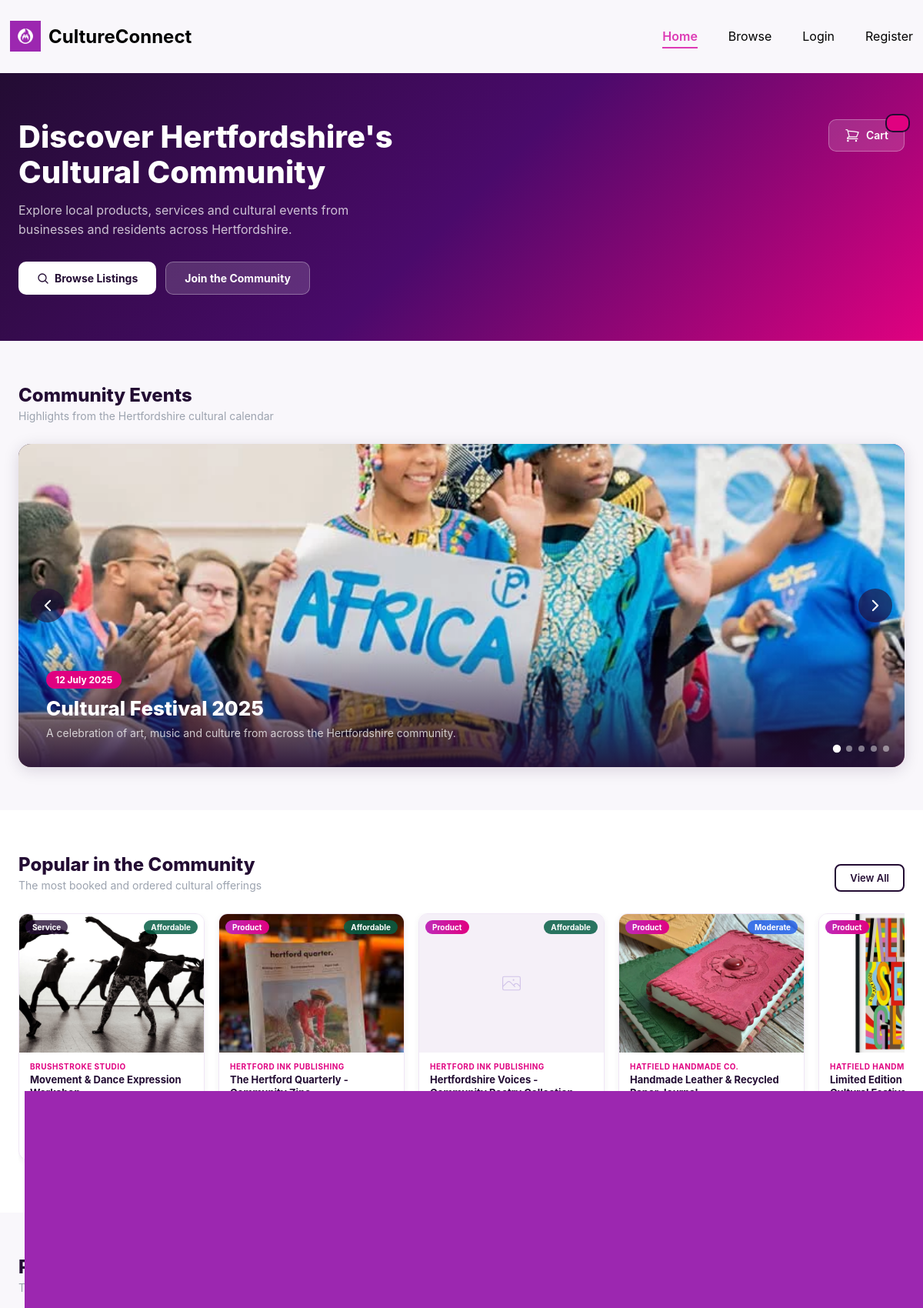
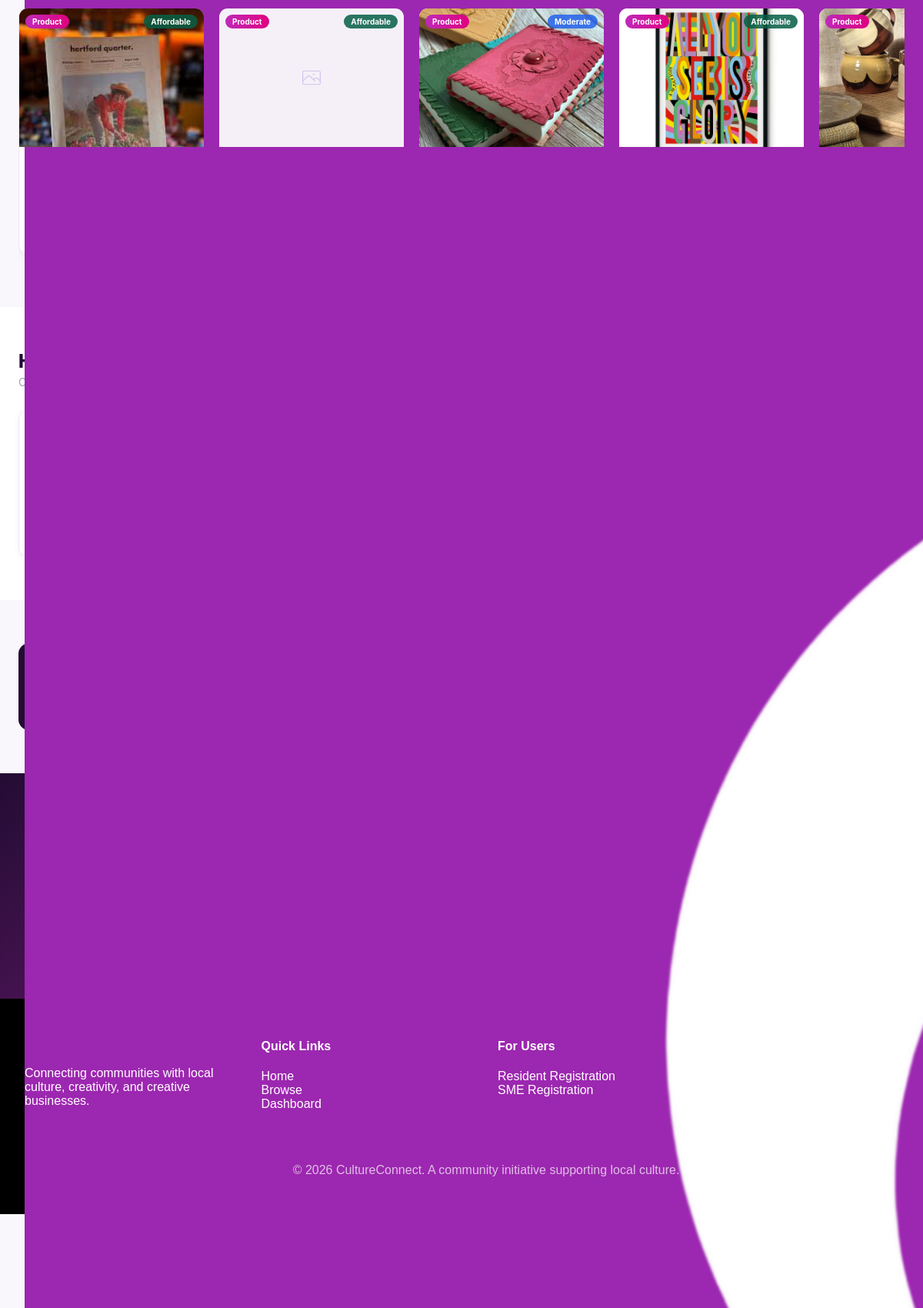
Screenshot of /frontend/pages/index.php (upper part) with the database file from the repository (2 pictures, top to bottom).
### tables this page shows
CREATE TABLE `listings` (
  `listing_id` int(11) NOT NULL,
  `sme_id` int(11) NOT NULL,
  `title` varchar(150) NOT NULL,
  `caption` varchar(255) NOT NULL,
  `description` text NOT NULL,
  `price` decimal(10,2) NOT NULL,
  `status` enum('active','inactive','pending') DEFAULT 'pending',
  `created_at` timestamp NOT NULL DEFAULT current_timestamp(),
  `updated_at` timestamp NOT NULL DEFAULT current_timestamp() ON UPDATE current_timestamp(),
  `item_id` int(11) NOT NULL,
  `approved_by` int(11) DEFAULT NULL
);

CREATE TABLE `sme_profiles` (
  `sme_id` int(11) NOT NULL,
  `business_name` varchar(150) NOT NULL,
  `approval_status` enum('pending','approved','rejected') NOT NULL,
  `created_at` timestamp NOT NULL DEFAULT current_timestamp(),
  `area_id` int(11) NOT NULL,
  `description` text NOT NULL,
  `phone` varchar(20) NOT NULL,
  `user_id` int(11) NOT NULL,
  `subcategory_id` int(11) NOT NULL
);

CREATE TABLE `listing_images` (
  `image_id` int(11) NOT NULL,
  `listing_id` int(11) NOT NULL,
  `image_url` varchar(255) NOT NULL,
  `is_primary` tinyint(1) NOT NULL DEFAULT 0,
  `created_at` timestamp NOT NULL DEFAULT current_timestamp()
);

CREATE TABLE `product_service_categories` (
  `category_id` int(11) NOT NULL,
  `category_name` varchar(50) NOT NULL
);

### frontend/pages/index.php (the view, shortened to what this page needs)
<?php
require_once '../db_connection.php';
$is_logged_in = isset($_SESSION['user_id']);
$cart_count = isset($_SESSION['cart'])
    ? array_sum(array_column($_SESSION['cart'], 'quantity'))
    : 0;
$popular_stmt = $conn->prepare("
    SELECT l.listing_id, l.title, l.caption, l.price,
           pc.category_name,
           sp.business_name,
           a.area_name,
           li.image_url AS primary_image,
           COUNT(oi.order_item_id) AS order_count
    FROM listings l
    JOIN product_service ps                ON l.item_id        = ps.item_id
    JOIN product_service_subcategories pss ON ps.subcategory_id = pss.subcategory_id
    JOIN product_service_categories pc     ON pss.category_id   = pc.category_id
    JOIN sme_profiles sp                   ON l.sme_id          = sp.sme_id
    JOIN areas a                           ON sp.area_id        = a.area_id
    LEFT JOIN listing_images li            ON l.listing_id      = li.listing_id AND li.is_primary = 1
    LEFT JOIN order_items oi                ON l.listing_id      = oi.listing_id
    WHERE l.status = 'active'
    GROUP BY l.listing_id
    ORDER BY order_count DESC, l.created_at DESC
    LIMIT 6
");
$popular_stmt->execute();
$popular_listings = $popular_stmt->get_result()->fetch_all(MYSQLI_ASSOC);
$recent_stmt = $conn->prepare("
    SELECT l.listing_id, l.title, l.caption, l.price,
           pc.category_name,
           sp.business_name,
           a.area_name,
           li.image_url AS primary_image
    FROM listings l
    JOIN product_service ps                ON l.item_id        = ps.item_id
    JOIN product_service_subcategories pss ON ps.subcategory_id = pss.subcategory_id
    JOIN product_service_categories pc     ON pss.category_id   = pc.category_id
    JOIN sme_profiles sp                   ON l.sme_id          = sp.sme_id
    JOIN areas a                           ON sp.area_id        = a.area_id
    LEFT JOIN listing_images li            ON l.listing_id      = li.listing_id AND li.is_primary = 1
    WHERE l.status = 'active'
    ORDER BY l.created_at DESC
    LIMIT 6
");
$recent_stmt->execute();
$recent_listings = $recent_stmt->get_result()->fetch_all(MYSQLI_ASSOC);
$stats_r         = mysqli_query($conn, "SELECT COUNT(*) AS total FROM listings WHERE status = 'active'");
$active_listings = mysqli_fetch_assoc($stats_r)['total'] ?? 0;
$biz_r     = mysqli_query($conn, "SELECT COUNT(*) AS total FROM sme_profiles WHERE approval_status = 'approved'");
$total_biz = mysqli_fetch_assoc($biz_r)['total'] ?? 0;
$res_r     = mysqli_query($conn, "SELECT COUNT(*) AS total FROM resident_profiles");
$total_res = mysqli_fetch_assoc($res_r)['total'] ?? 0;
$events = [
    ['image' => 'event1.jpg', 'title' => 'Cultural Festival 2025',  'date' => '12 July 2025', 'desc' => 'A celebration of art, music and culture from across the Hertfordshire community.'],
    ['image' => 'event2.jpg', 'title' => 'Community Arts Exhibition',             'date' => '24 Aug 2025',  'desc' => 'Local artists showcase their work at the Hatfield Arts Centre.'],
    ['image' => 'event3.jpg', 'title' => 'Open Mic Night — Local Voices',         'date' => '05 Sep 2025',  'desc' => 'An evening of spoken word, poetry and live music from Hertfordshire residents.'],
    ['image' => 'event4.jpg', 'title' => 'Heritage &amp; History Walk',           'date' => '18 Oct 2025',  'desc' => 'Explore the rich cultural heritage of Hertfordshire with our expert guides.'],
    ['image' => 'event5.jpg', 'title' => 'Summer Movie Day',                'date' => '30 Nov 2025',  'desc' => 'Shop handmade goods, crafts and cultural products from local artisans.'],
];
$honoured = [
    ['name' => 'Adebola Adeyemi',      'area' => 'Hertfordshire North',   'badge' => 'Community Volunteer', 'reason' => 'Organised over 20 community events and mentored young residents in creative arts.'],
    ['name' => 'Fatima Mahmood','area' => 'Hertfordshire Central', 'badge' => 'Cultural Champion',   'reason' => 'Founded the Hertfordshire Multicultural Arts Collective, connecting over 200 residents.'],
    ['name' => 'Chike Obi',    'area' => 'Hertfordshire South',   'badge' => 'Youth Mentor',        'reason' => 'Dedicated 3 years to running free drama and public speaking workshops for teenagers.'],
    ['name' => 'Priscilla Johnson',      'area' => 'Hertfordshire East',    'badge' => 'Community Donor',     'reason' => 'Funded the restoration of the Hatfield Community Library reading corner.'],
];
function ix_safe(string $val): string {
    return htmlspecialchars($val, ENT_QUOTES, 'UTF-8');
}
?>
<!DOCTYPE html>
<html lang="en">
<head>
    <link rel="stylesheet" href="../css/styles.css">
</head>
<body class="ix-page-wrap">
<?php include '../components/header.php'; ?>
<section class="ix-hero">
    <div class="ix-hero-inner">
        <div class="ix-hero-text">
            <h1 class="ix-hero-title">Discover Hertfordshire's Cultural Community</h1>
            <p class="ix-hero-subtitle">Explore local products, services and cultural events from businesses and residents across Hertfordshire.</p>
            <div class="ix-hero-actions">
                <a href="../pages/browse.php" class="ix-hero-btn ix-hero-btn--primary">
                    <svg xmlns="http://www.w3.org/2000/svg" fill="none" viewBox="0 0 24 24" stroke-width="2" stroke="currentColor" width="16" height="16">
                        <path stroke-linecap="round" stroke-linejoin="round" d="m21 21-5.197-5.197m0 0A7.5 7.5 0 1 0 5.196 5.196a7.5 7.5 0 0 0 10.607 10.607Z" />
                    </svg>
                    Browse Listings
                </a>
                <?php if (!$is_logged_in) : ?>
                <a href="../pages/register.php" class="ix-hero-btn ix-hero-btn--secondary">Join the Community</a>
                <?php else : ?>
                <a href="../pages/dashboard.php" class="ix-hero-btn ix-hero-btn--secondary">Go to Dashboard</a>
                <?php endif; ?>
            </div>
        </div>
        <a href="../pages/cart.php" class="ix-cart-btn">
            Cart
            <span class="ix-cart-badge" id="ix-cart-badge"><?= $cart_count > 0 ? $cart_count : '' ?></span>
        </a>
    </div>
</section>
<section class="ix-section">
    <div class="ix-section-inner">
        <div class="ix-section-header">
            <div>
                <h2 class="ix-section-title">Community Events</h2>
                <p class="ix-section-subtitle">Highlights from the Hertfordshire cultural calendar</p>
            </div>
        </div>
        <div class="ix-carousel-wrap">
            <?php foreach ($events as $i => $event) : ?>
            <div class="ix-event-slide <?= $i === 0 ? 'ix-event-slide--active' : '' ?>" id="ix-slide-<?= $i ?>">
                <div class="ix-event-img-wrap">
                    <img src="../images/council_events/<?= ix_safe($event['image']) ?>"
                         alt="<?= ix_safe($event['title']) ?>"
                         class="ix-event-img"
                         onerror="this.parentElement.classList.add('ix-event-img-wrap--fallback')">
                    <div class="ix-event-overlay">
                        <span class="ix-event-date"><?= ix_safe($event['date']) ?></span>
                        <h3 class="ix-event-title"><?= ix_safe($event['title']) ?></h3>
                        <p class="ix-event-desc"><?= ix_safe($event['desc']) ?></p>
                    </div>
                </div>
            </div>
            <?php endforeach; ?>
            <button class="ix-carousel-arrow ix-carousel-arrow--prev" onclick="ixCarouselPrev()">
                <svg xmlns="http://www.w3.org/2000/svg" fill="none" viewBox="0 0 24 24" stroke-width="2.5" stroke="currentColor" width="20" height="20">
                    <path stroke-linecap="round" stroke-linejoin="round" d="M15.75 19.5 8.25 12l7.5-7.5" />
                </svg>
            </button>
            <button class="ix-carousel-arrow ix-carousel-arrow--next" onclick="ixCarouselNext()">
                <svg xmlns="http://www.w3.org/2000/svg" fill="none" viewBox="0 0 24 24" stroke-width="2.5" stroke="currentColor" width="20" height="20">
                    <path stroke-linecap="round" stroke-linejoin="round" d="m8.25 4.5 7.5 7.5-7.5 7.5" />
                </svg>
            </button>
            <div class="ix-carousel-dots">
                <?php foreach ($events as $i => $event) : ?>
                <button class="ix-carousel-dot <?= $i === 0 ? 'ix-carousel-dot--active' : '' ?>"
                        onclick="ixCarouselGoTo(<?= $i ?>)"></button>
                <?php endforeach; ?>
            </div>
        </div>
    </div>
</section>
<section class="ix-section ix-section--alt">
    <div class="ix-section-inner">
        <div class="ix-section-header">
            <div>
                <h2 class="ix-section-title">Popular in the Community</h2>
                <p class="ix-section-subtitle">The most booked and ordered cultural offerings</p>
            </div>
            <a href="../pages/browse.php" class="ix-view-all-btn">View All</a>
        </div>
        <?php if (!empty($popular_listings)) : ?>
        <div class="ix-listings-scroll">
            <?php foreach ($popular_listings as $l) : ?>
            <?= ixListingCard($l) ?>
            <?php endforeach; ?>
        </div>
        <?php else : ?>
        <p class="ix-no-listings">No listings available yet.</p>
        <?php endif; ?>
    </div>
</section>
<section class="ix-section">
    <div class="ix-section-inner">
        <div class="ix-section-header">
            <div>
                <h2 class="ix-section-title">Recently Added</h2>
                <p class="ix-section-subtitle">The latest products and services from Hertfordshire businesses</p>
            </div>
            <a href="../pages/browse.php" class="ix-view-all-btn">View All</a>
        </div>
        <?php if (!empty($recent_listings)) : ?>
        <div class="ix-listings-scroll">
            <?php foreach ($recent_listings as $l) : ?>
            <?= ixListingCard($l) ?>
            <?php endforeach; ?>
        </div>
        <?php else : ?>
        <p class="ix-no-listings">No listings available yet.</p>
        <?php endif; ?>
    </div>
</section>
<section class="ix-section ix-section--alt">
    <div class="ix-section-inner">
        <div class="ix-section-header">
            <div>
                <h2 class="ix-section-title">Honoured Residents</h2>
                <p class="ix-section-subtitle">Celebrating community members making a difference in Hertfordshire</p>
            </div>
        </div>
        <div class="ix-honoured-grid">
            <?php foreach ($honoured as $h) : ?>
            <div class="ix-honoured-card">
                <div class="ix-honoured-avatar">
                </div>
                <div class="ix-honoured-info">
                    <h3 class="ix-honoured-name"><?= ix_safe($h['name']) ?></h3>
                    <p class="ix-honoured-area">
                    </p>
                    <span class="ix-honoured-badge"><?= ix_safe($h['badge']) ?></span>
                    <p class="ix-honoured-reason"><?= ix_safe($h['reason']) ?></p>
                </div>
            </div>
            <?php endforeach; ?>
        </div>
    </div>
</section>
<section class="ix-section">
    <div class="ix-section-inner">
        <div class="ix-stats-strip">
            <div class="ix-stats-inner">
                <div class="ix-stat">
                    <span class="ix-stat-number"><?= $active_listings ?></span>
                    <span class="ix-stat-label">Active Listings</span>
                </div>
                <div class="ix-stat">
                    <span class="ix-stat-number"><?= $total_biz ?></span>
                    <span class="ix-stat-label">Local Businesses</span>
                </div>
                <div class="ix-stat">
                    <span class="ix-stat-number"><?= $total_res ?></span>
                    <span class="ix-stat-label">Community Members</span>
                </div>
                <div class="ix-stat">
                    <span class="ix-stat-number">6</span>
                    <span class="ix-stat-label">Areas Covered</span>
                </div>
            </div>
        </div>
    </div>
</section>
<?php if (!$is_logged_in) : ?>
<section class="ix-cta">
    <div class="ix-cta-inner">
        <h2 class="ix-cta-title">Join the CultureConnect Community</h2>
        <p class="ix-cta-subtitle">Register as a resident to browse, vote and book local cultural services, or sign up as a business to showcase your products and services.</p>
        <div class="ix-cta-actions">
            <a href="../pages/register.php" class="ix-cta-btn ix-cta-btn--primary">Create an Account</a>
            <a href="../pages/login.php"    class="ix-cta-btn ix-cta-btn--secondary">Sign In</a>
        </div>
    </div>
</section>
<?php endif; ?>
<?php include '../components/footer.php'; ?>
<?php
function ixListingCard(array $l): string {
    $price     = floatval($l['price']);
    $imgSrc    = !empty($l['primary_image']) ? '../uploads/listings_images/' . htmlspecialchars($l['primary_image'], ENT_QUOTES) : null;
    $priceTier = $price <= 20 ? 'affordable' : ($price <= 50 ? 'moderate' : 'premium');
    $tierLabel = $price <= 20 ? 'Affordable'  : ($price <= 50 ? 'Moderate'  : 'Premium');
    $catClass  = $l['category_name'] === 'Product' ? 'ix-badge-cat--product' : 'ix-badge-cat--service';
    $link      = '../pages/listing-detail.php?listing_id=' . intval($l['listing_id']);
    $imgHtml = $imgSrc
        ? '<img src="' . $imgSrc . '" alt="' . htmlspecialchars($l['title'], ENT_QUOTES) . '" class="ix-card-img" onerror="this.style.display=\'none\';this.nextElementSibling.style.display=\'flex\'">'
        : '';
    return '
    <a href="' . $link . '" class="ix-listing-card">
        <div class="ix-card-image-wrap">
            ' . $imgHtml . '
            <div class="ix-card-img-placeholder"' . ($imgSrc ? ' style="display:none;"' : '') . '>
                <svg xmlns="http://www.w3.org/2000/svg" fill="none" viewBox="0 0 24 24" stroke-width="1" stroke="currentColor" width="28" height="28">
                    <path stroke-linecap="round" stroke-linejoin="round" d="m2.25 15.75 5.159-5.159a2.25 2.25 0 0 1 3.182 0l5.159 5.159m-1.5-1.5 1.409-1.409a2.25 2.25 0 0 1 3.182 0l2.909 2.909m-18 3.75h16.5a1.5 1.5 0 0 0 1.5-1.5V6a1.5 1.5 0 0 0-1.5-1.5H3.75A1.5 1.5 0 0 0 2.25 6v12a1.5 1.5 0 0 0 1.5 1.5Zm10.5-11.25h.008v.008h-.008V8.25Zm.375 0a.375.375 0 1 1-.75 0 .375.375 0 0 1 .75 0Z" />
                </svg>
            </div>
            <span class="ix-badge-cat ' . $catClass . '">' . htmlspecialchars($l['category_name'], ENT_QUOTES) . '</span>
            <span class="ix-badge-price ix-badge-price--' . $priceTier . '">' . $tierLabel . '</span>
        </div>
        <div class="ix-card-body">
            <p class="ix-card-business">' . htmlspecialchars($l['business_name'], ENT_QUOTES) . '</p>
            <h3 class="ix-card-title">' . htmlspecialchars($l['title'], ENT_QUOTES) . '</h3>
            <p class="ix-card-caption">' . htmlspecialchars($l['caption'] ?? '', ENT_QUOTES) . '</p>
            <div class="ix-card-footer">
                <span class="ix-card-price">£' . number_format($price, 2) . '</span>
                <span class="ix-card-area">' . htmlspecialchars($l['area_name'], ENT_QUOTES) . '</span>
            </div>
        </div>
    </a>';
}
?>
</body>
</html>

### rows the page displays
listings: shows a picture, category_name "Service", price "Affordable", sme.business_name "BRUSHSTROKE STUDIO", title "Movement & Dance Expression…"
listings: shows a picture, category_name "Product", price "Affordable", sme.business_name "HERTFORD INK PUBLISHING", title "The Hertford Quarterly -…", listing_images.image_url (picture), product_service_categories.category_name "Product"
listings: category_name "Product", price "Affordable", sme.business_name "HERTFORD INK PUBLISHING", title "Hertfordshire Voices -…", product_service_categories.category_name "Product"
listings: shows a picture, category_name "Product", price "Moderate", sme.business_name "HATFIELD HANDMADE CO.", title "Handmade Leather & Recycled…", listing_images.image_url (picture), product_service_categories.category_name "Product"
listings: shows a picture, category_name "Product", sme.business_name "HATFIELD…", title "Limited Edition…", listing_images.image_url (picture), product_service_categories.category_name "Product", price "Affordable"
listings: listing_images.image_url (picture), product_service_categories.category_name "Product"

### other values shown
ix_safe($event['date']) "12 July 2025"
ix_safe($event['title']) "Cultural Festival 2025"
ix_safe($event['desc']) "A celebration of art, music and culture from across the Hertfordshire community."
